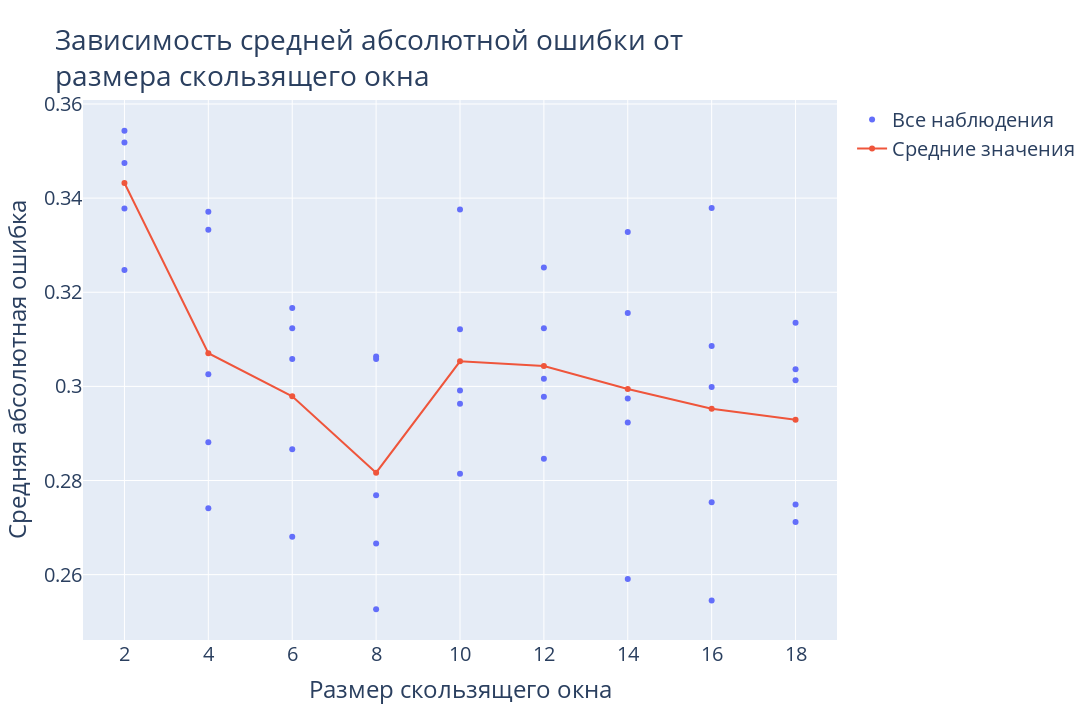

The cell this chart's notebook holds for it:
### Code cell
# Plotting results
fig = go.Figure()
fig.add_trace(
    go.Scatter(x=all_sizes, y=all_mapes,
               name='Все наблюдения', mode='markers')
)
fig.add_trace(
    go.Scatter(x=window_sizes, y=mapes_mean,
               name='Средние значения', mode='lines+markers')
)
fig.update_layout(
    title='Зависимость средней абсолютной ошибки от<br>размера скользящего окна',
    font=dict(size=20),
    xaxis=dict(title='Размер скользящего окна'),
    yaxis=dict(title='Средняя абсолютная ошибка'),
    width=1280,
    height=720
)
fig.show()

### Figure 1 — Plotly figure (JSON) as saved in the notebook; plotly's stock layout.template omitted (floating-point values rounded to 4 significant figures)
{"data": [{"mode": "markers", "name": "Все наблюдения", "type": "scatter", "x": [2, 2, 2, 2, 2, 4, 4, 4, 4, 4, 6, 6, 6, 6, 6, 8, 8, 8, 8, 8, 10, 10, 10, 10, 10, 12, 12, 12, 12, 12, 14, 14, 14, 14, 14, 16, 16, 16, 16, 16, 18, 18, 18, 18, 18], "y": [0.3378, 0.3518, 0.3543, 0.3247, 0.3475, 0.3026, 0.2881, 0.3371, 0.2741, 0.3333, 0.3124, 0.2866, 0.268, 0.3167, 0.3058, 0.2526, 0.2769, 0.3064, 0.3058, 0.2666, 0.3121, 0.2963, 0.3376, 0.2814, 0.2991, 0.3016, 0.3253, 0.2978, 0.3123, 0.2846, 0.3156, 0.2591, 0.2974, 0.2923, 0.3328, 0.3379, 0.2999, 0.3086, 0.2545, 0.2754, 0.2749, 0.3013, 0.3037, 0.3135, 0.2712]}, {"mode": "lines+markers", "name": "Средние значения", "type": "scatter", "x": [2, 4, 6, 8, 10, 12, 14, 16, 18], "y": [0.3432, 0.3071, 0.2979, 0.2817, 0.3053, 0.3043, 0.2994, 0.2952, 0.2929]}], "layout": {"font": {"size": 20}, "height": 720, "title": {"text": "Зависимость средней абсолютной ошибки от<br>размера скользящего окна"}, "width": 1280, "xaxis": {"title": {"text": "Размер скользящего окна"}}, "yaxis": {"title": {"text": "Средняя абсолютная ошибка"}}}}
